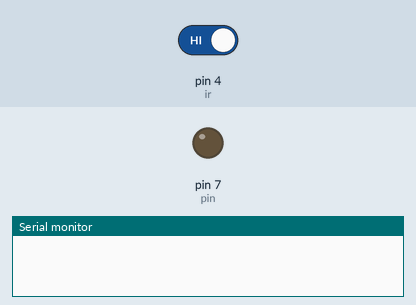
Simulated run of this sketch. Board: Arduino Uno, built with avr-gcc and run on an emulated ATmega328P. On the bench: output pins drawn as LEDs (lit = HIGH), the last lines printed to the serial monitor. Inputs (shaded band) come from the test bench; at power-on: pin 4 (ir) HIGH.

Above: at 2.8 s.
2.9 s: pin 4 (ir) driven LOW
At 3.8 s:
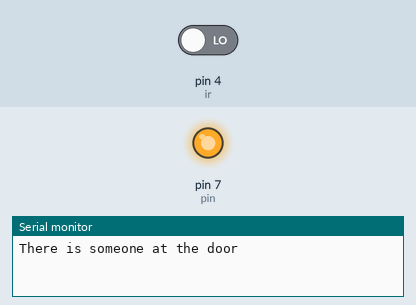
4.5 s: pin 4 (ir) driven HIGH
At 5.4 s:
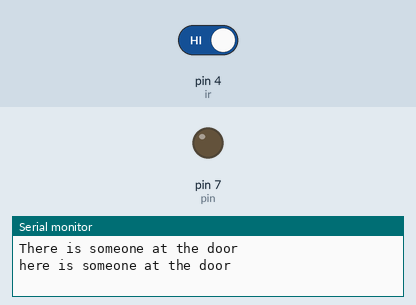
Timing chart, 0 to 7.5 s (numbered marks = the images above; inputs shaded):
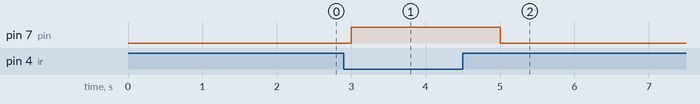

Measured:
- after the input at 2.9 s, pin 7 (pin): LOW → HIGH after 0.10 s
- after the input at 4.5 s, pin 7 (pin): HIGH → LOW after 0.50 s

The sketch:

4_IR_Proximity_Sensor.ino
```cpp
const int pin = 7; //LED connected to this pin
const int ir = 4; //Out of IR is connected to this PIN
int count = 0;
void setup() {
  // put your setup code here, to run once:
  pinMode(pin,OUTPUT);
  pinMode(ir,INPUT); //We are going to take the input from IR sensor
  Serial.begin(9600); //9600 bits per second
}

void loop() {
  // put your main code here, to run repeatedly:
  // To read from IR
  int val = digitalRead(ir);
  if(val == LOW){
    // if(val == 0) also can be used
    digitalWrite(pin,HIGH);
    Serial.println("There is someone at the door"+count);
    count++;
    delay(1000);
  }else{
    digitalWrite(pin,LOW);
    delay(1000);
  }
}
```
